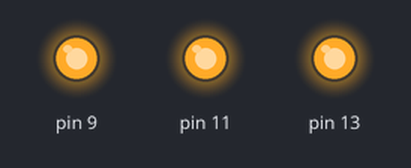
A sketch run on a simulated Arduino Uno, built with avr-gcc and run on an emulated ATmega328P. On the bench: output pins drawn as LEDs (lit = HIGH).

Above: at 0.1 s.
At 2.7 s:
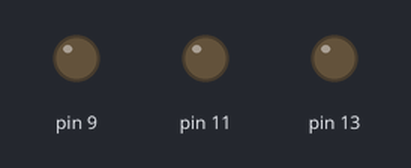
Timing chart, 0 to 3.0 s (numbered marks = the images above):
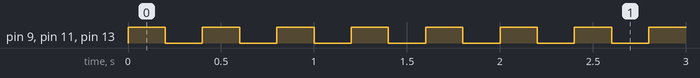

The sketch:

question1_1.ino
```cpp
void setup() {
  pinMode(13, OUTPUT);
  pinMode(11, OUTPUT);
  pinMode(9, OUTPUT);
}
void loop() {
  digitalWrite(13, HIGH);
  digitalWrite(11, HIGH);
  digitalWrite(9, HIGH);
  delay(200);
  digitalWrite(13, LOW);
  digitalWrite(11, LOW);
  digitalWrite(9, LOW);
  delay(200);
}
```

Measured:
- by itself, pin 9, pin 11, pin 13: alternates HIGH for 0.20 s and LOW for 0.20 s
